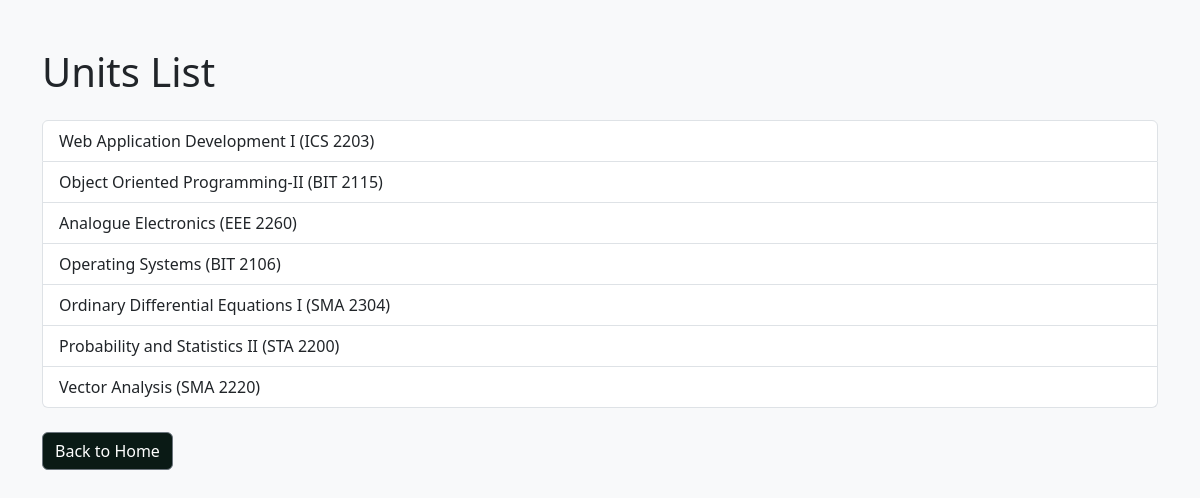
/units/, run on the app's committed database.
### ClassApp/models.py (models this page shows, shortened)
class Unit(models.Model):
    name = models.CharField(max_length=100)
    code = models.CharField(max_length=50)

### ClassApp/views.py (the view)
# urls.py: path('units/', views.unit_list, name='unit_list'),
def unit_list(request):
    units = Unit.objects.all()
    return render(request, "unit_list.html", {"units": units})

### ClassApp/templates/unit_list.html (shortened to what this page needs)
{%load static%}
<!DOCTYPE html>
<html>
<head>
    <link rel="stylesheet" href="https://cdnjs.cloudflare.com/ajax/libs/bootstrap/5.3.0/css/bootstrap.min.css">
    <link rel="stylesheet" href="{% static 'css/style.css' %}">
    <link rel="stylesheet" href="{% static 'css/style2.css' %}">
</head>
<body class="bg-light">
    <div class="container py-5">
        <h1 class="mb-4">Units List</h1>
        <ul class="list-group">
            {% for unit in units %}
            <li class="list-group-item">{{ unit.name }} ({{ unit.code }})</li>
            {% endfor %}
        </ul>
        <a href="/" class="btn btn-secondary mt-4" id="hover-button"style="background-color:rgb(10, 26, 21);">Back to Home</a>
    </div>
</body>
</html>

### ClassApp/static/css/style2.css (style rules this page uses)
html, body { height: 100%; margin: 0; }
body { background-size: cover; background-repeat: no-repeat; background-attachment: fixed; height: 100%; background-color: rgb(37, 37, 43); }

### data on the page
Unit: name "Web Application Development I", code "ICS 2203"
Unit: name "Object Oriented Programming-II", code "BIT 2115"
Unit: name "Analogue Electronics", code "EEE 2260"
Unit: name "Operating Systems", code "BIT 2106"
Unit: name "Ordinary Differential Equations I", code "SMA 2304"
Unit: name "Probability and Statistics II", code "STA 2200"
Unit: name "Vector Analysis", code "SMA 2220"
